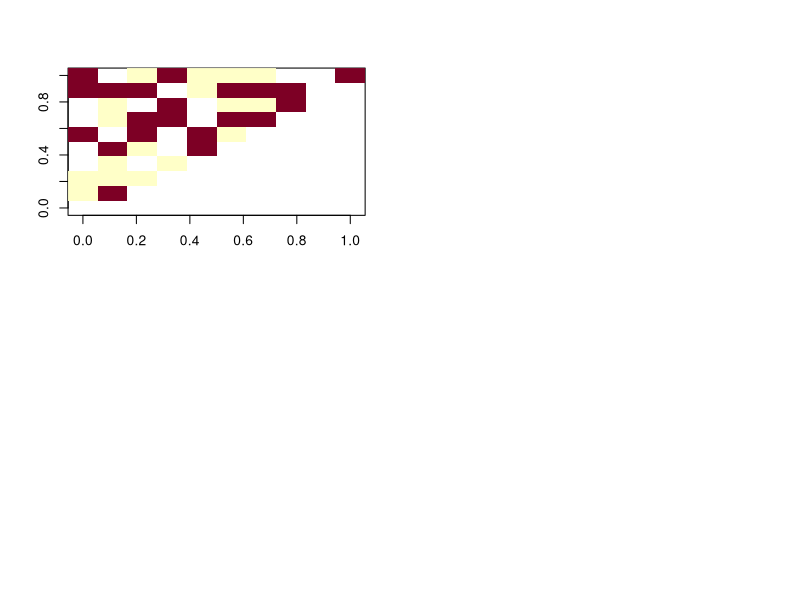

R code for this plot: (Note: this script raises an error after producing the figure.)
###########################################################################
#' Obsolte, since graph_from_adjacency_matrix understood
#'
#' A script to demonstrate igraph's treatment of NAs In plots of graphs
#' generated using graph_from_adjacency_matrix with weighted = TRUE vertices
#' whose edge weights are NA are connected. Using graph_from_adjacency_matrix
#' with weighted = NULL (default) vertices whose edge weights are NA are
#' unconnected.
###########################################################################
A <- array(sample(0:2, 100, replace = T), dim = c(10,10))
A[lower.tri(A)] <- NA
A[A == 2] <- NA
par(mfrow = c(2,2))

image(A)

image(as.matrix(as_adjacency_matrix(type = "upper", 
  graph = graph_from_adjacency_matrix(A, 
                                      mode='upper', 
                                      diag=F, 
                                      weighted = T))))

image(as.matrix(as_adjacency_matrix(type = "upper", 
  graph = graph_from_adjacency_matrix(A, 
                                      mode='upper', 
                                      diag=F))))
